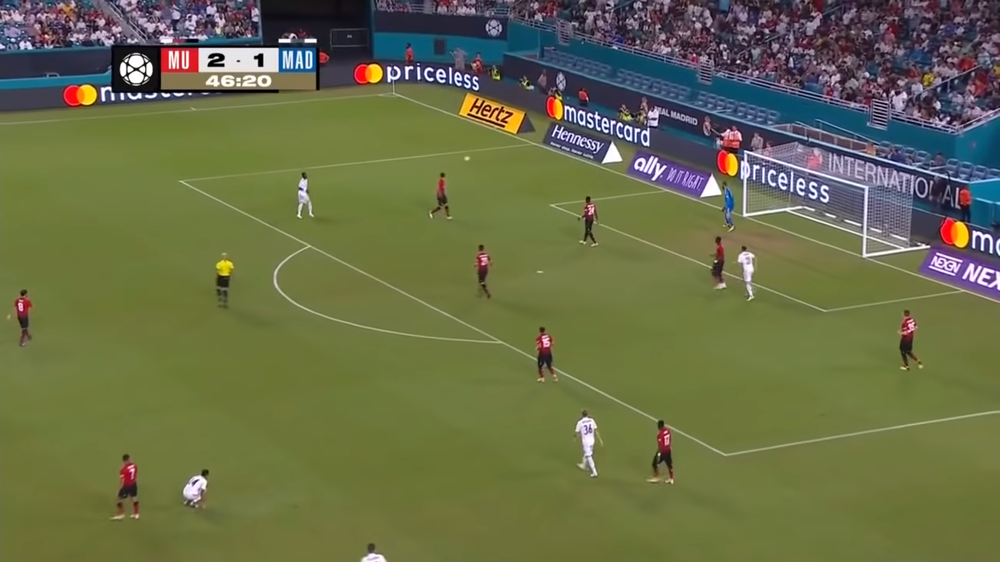
#> input picture data/single_frame.png, 1000 x 562 px, shrunk from 1920 x 1080 before the run
$ python binarization.py
#> lines starting #> are read from the running program, lines starting #| are printed output that depends on the picture; after the words box and inside, x2 and y2 are one past the last pixel; in counts of white or black regions, pixels touching at a corner belong together
# Imports
import numpy as np
import cv2
import matplotlib.pyplot as plt

# Load image
I1 = cv2.imread("../data/single_frame.png")[..., ::-1]
print(I1.shape)
#| (562, 1000, 3)

# Show image
plt.imshow(I1)
plt.xticks([]), plt.yticks([])
plt.show()

# Convert image to grayscale
I_gray = cv2.cvtColor(I1, cv2.COLOR_BGR2GRAY)
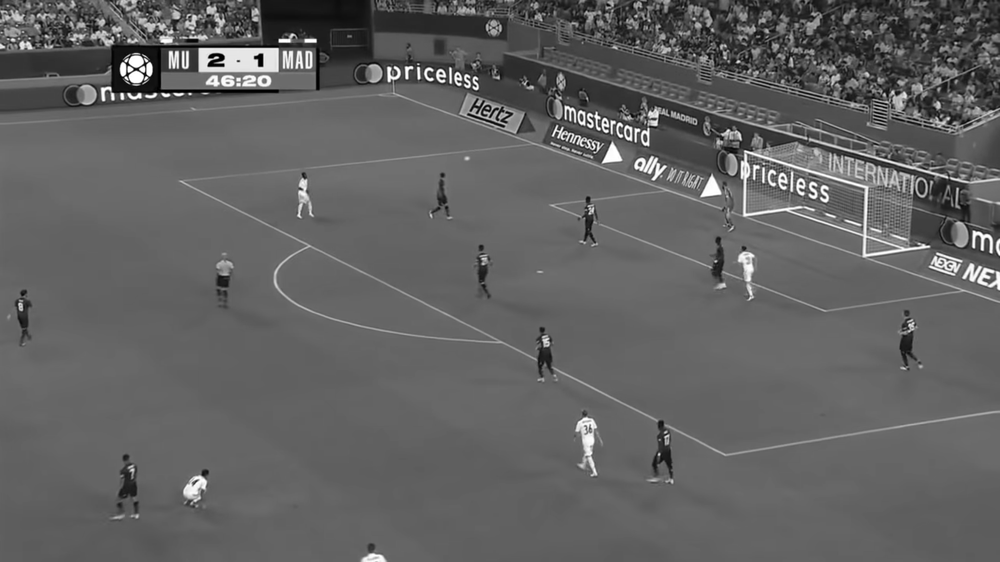
#> I_gray: shape (562, 1000); min 0, max 255, mean 97.8
plt.imshow(I_gray, cmap='gray')
plt.xticks([]), plt.yticks([])
plt.show()

# Plot histogram
hist, _ = np.histogram(I_gray, bins=256)
#> hist = 256 values, max 39291 at index 102, min 45 at index 5, mean 2195.3
plt.plot(hist)
plt.show()
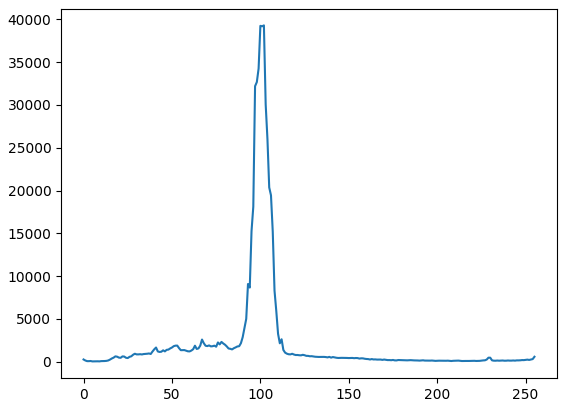
#> figure drawn by matplotlib, 1 panel; curve peaks at x = 102, y = 39291


# Binarization
lower = 88
upper = 110
ret, img_bin = cv2.threshold(I_gray, lower, upper, cv2.THRESH_BINARY)
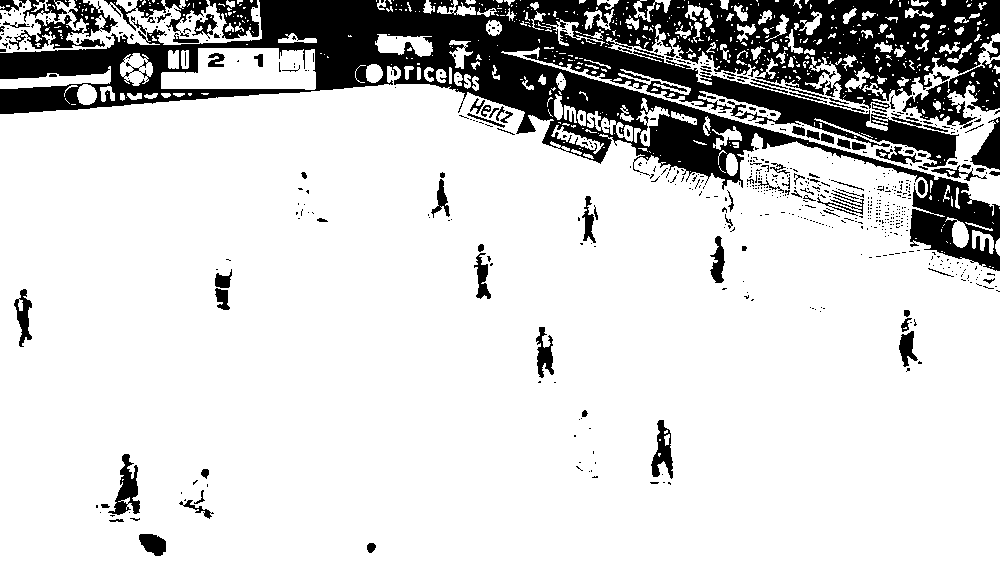
#> img_bin: shape (562, 1000); values 0 (black) and 110 (white), 82.1% white; 649 black regions (544 under 20 px), largest, box (x1, y1, x2, y2) and area: (0, 0, 1000, 271) 80556, (902, 59, 1000, 128) 2769, (9, 0, 118, 50) 1748
#> ret = 88
plt.imshow(img_bin, cmap='gray')
plt.xticks([]), plt.yticks([])
plt.show()
